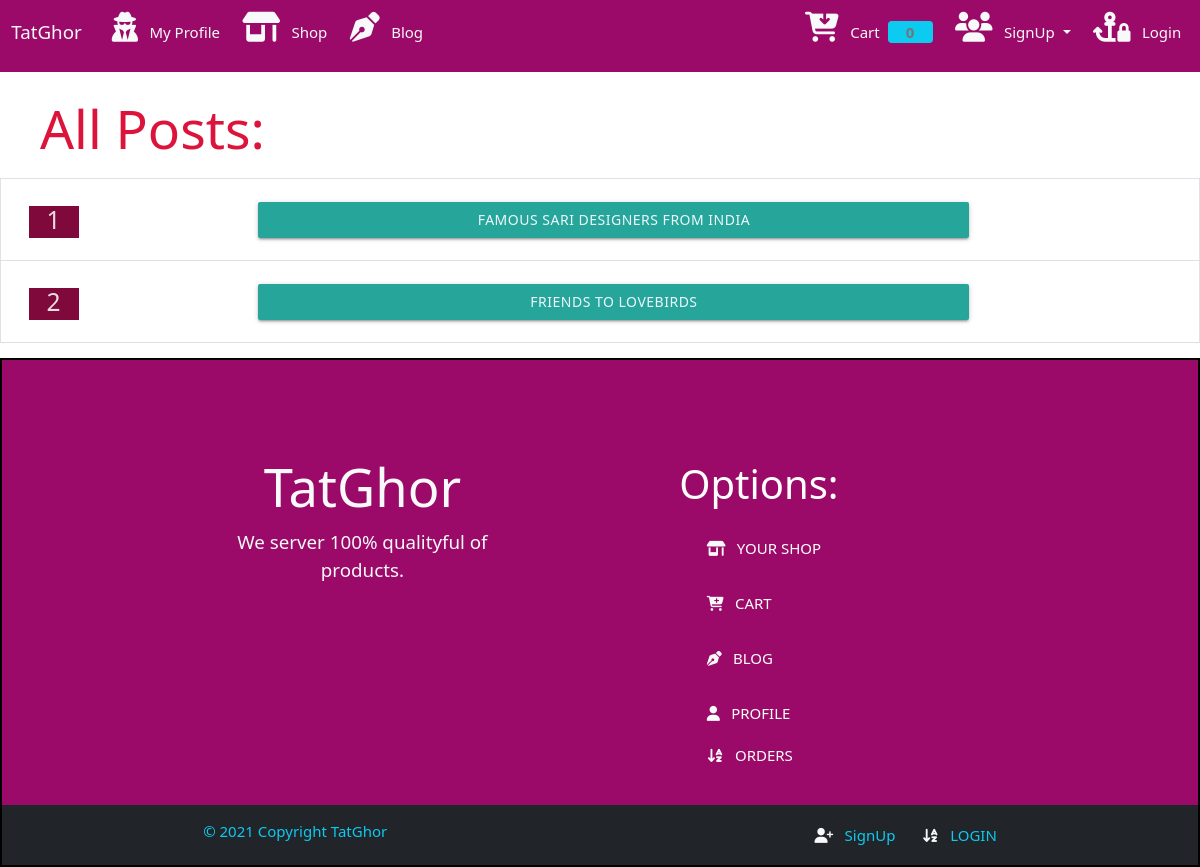
The app's page /blog/showblog/ with its own data.
### Blog2/models.py (models this page shows, shortened)
class Post(models.Model):
    post_id = models.AutoField(primary_key=True)
    title = models.CharField(max_length=100)
    content = FroalaField()
    cat = models.ForeignKey(BlogCategory, on_delete=models.CASCADE)
    slug = models.SlugField(max_length=1000, null=True, blank=True)
    image = models.ImageField(upload_to = 'upload/blog/postImg/')
    created_at = models.DateTimeField(auto_now_add=True)
    upload_to = models.DateTimeField(auto_now=True)

### Blog2/views.py (the view)
# urls.py: path('showblog/',ShowBlogs, name="show_blogs"),
def ShowBlogs(request):
   blogs = Post.objects.all()
   context = {
       "blogs":blogs
   }
   return render(request, 'blog/show_blog.html', context)

### Store/templatetags/custom_filter.py (called while the page is built)
@register.filter(name='has_group')
def has_group(user, group_name):
    return user.groups.filter(name=group_name).exists()

### templates/blog/show_blog.html (shortened to what this page needs)
{% extends "store/base.html" %}
{% block content %}
{% load custom_filter %}
<div class="col-lg-12">
    <h2 style="margin-left: 40px; color: crimson; margin-bottom: 20px;"> All Posts: </h2>
    <table class="table border">
        {% for blog in blogs %}
        <tr>
            <td>
                <div class="col-lg-6" style="background-color: rgb(126, 9, 58); height: 32px; width: 50px; margin-left: 20px; ">
                    <h5 style="color:rgb(235, 221, 224); text-align: center; margin-top: 5px; ">
                        {{forloop.counter}}
                    </h5>
                </div>
            </td>
            <td >
                <div class="btn btn-outline-info col-lg-9 m-3 "   >
                    <a href="{% url 'blog_detail' blog.slug %}" style="color: aliceblue;">{{blog.title}}</a>
                  </div>
            </td>
        </tr>
        {% endfor %}
    </table>
</div>
{% endblock %}

### templates/store/footer.html (style rules this page uses)
a { text-decoration: none; color:aliceblue; }

### records on screen
Post: title "FAMOUS SARI DESIGNERS FROM INDIA"
Post: title "FRIENDS TO LOVEBIRDS"

### other values on screen
{{ request.session.cart.keys|length }} "0"
